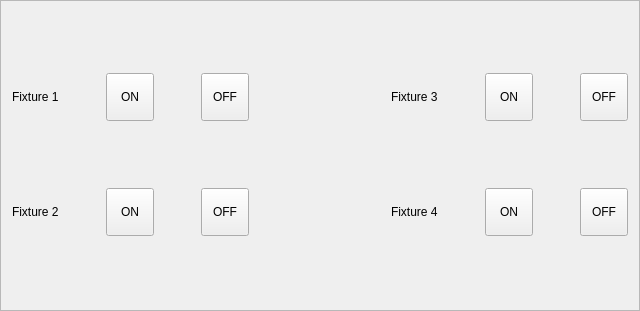
<?xml version="1.0" encoding="UTF-8"?>
<ui version="4.0">
 <class>HCManualFixtureFrame</class>
 <widget class="QFrame" name="HCManualFixtureFrame">
  <property name="geometry">
   <rect>
    <x>0</x>
    <y>0</y>
    <width>640</width>
    <height>311</height>
   </rect>
  </property>
  <property name="windowTitle">
   <string>Frame</string>
  </property>
  <property name="frameShape">
   <enum>QFrame::StyledPanel</enum>
  </property>
  <property name="frameShadow">
   <enum>QFrame::Raised</enum>
  </property>
  <layout class="QGridLayout" name="gridLayout">
   <property name="horizontalSpacing">
    <number>20</number>
   </property>
   <item row="0" column="0">
    <widget class="QLabel" name="label">
     <property name="text">
      <string>Fixture 1</string>
     </property>
    </widget>
   </item>
   <item row="0" column="1">
    <widget class="QLabel" name="fixture1InLabel">
     <property name="sizePolicy">
      <sizepolicy hsizetype="Fixed" vsizetype="Fixed">
       <horstretch>0</horstretch>
       <verstretch>0</verstretch>
      </sizepolicy>
     </property>
     <property name="text">
      <string/>
     </property>
     <property name="pixmap">
      <pixmap resource="../resource.qrc">:/resource/ledgray(16).png</pixmap>
     </property>
    </widget>
   </item>
   <item row="0" column="2">
    <widget class="QToolButton" name="connectFixture1ToolButton">
     <property name="sizePolicy">
      <sizepolicy hsizetype="Preferred" vsizetype="Preferred">
       <horstretch>0</horstretch>
       <verstretch>0</verstretch>
      </sizepolicy>
     </property>
     <property name="minimumSize">
      <size>
       <width>48</width>
       <height>48</height>
      </size>
     </property>
     <property name="maximumSize">
      <size>
       <width>48</width>
       <height>48</height>
      </size>
     </property>
     <property name="text">
      <string>ON</string>
     </property>
    </widget>
   </item>
   <item row="0" column="3">
    <widget class="QLabel" name="fixture1StatusLabel">
     <property name="sizePolicy">
      <sizepolicy hsizetype="Fixed" vsizetype="Fixed">
       <horstretch>0</horstretch>
       <verstretch>0</verstretch>
      </sizepolicy>
     </property>
     <property name="text">
      <string/>
     </property>
     <property name="pixmap">
      <pixmap resource="../resource.qrc">:/resource/ledgray(16).png</pixmap>
     </property>
    </widget>
   </item>
   <item row="0" column="4">
    <widget class="QToolButton" name="disconnectFixture1ToolButton">
     <property name="sizePolicy">
      <sizepolicy hsizetype="Preferred" vsizetype="Preferred">
       <horstretch>0</horstretch>
       <verstretch>0</verstretch>
      </sizepolicy>
     </property>
     <property name="minimumSize">
      <size>
       <width>48</width>
       <height>48</height>
      </size>
     </property>
     <property name="maximumSize">
      <size>
       <width>48</width>
       <height>48</height>
      </size>
     </property>
     <property name="text">
      <string>OFF</string>
     </property>
    </widget>
   </item>
   <item row="0" column="5">
    <spacer name="horizontalSpacer">
     <property name="orientation">
      <enum>Qt::Horizontal</enum>
     </property>
     <property name="sizeHint" stdset="0">
      <size>
       <width>64</width>
       <height>45</height>
      </size>
     </property>
    </spacer>
   </item>
   <item row="0" column="6">
    <widget class="QLabel" name="label_3">
     <property name="text">
      <string>Fixture 3</string>
     </property>
    </widget>
   </item>
   <item row="0" column="7">
    <widget class="QLabel" name="fixture3InLabel">
     <property name="sizePolicy">
      <sizepolicy hsizetype="Fixed" vsizetype="Fixed">
       <horstretch>0</horstretch>
       <verstretch>0</verstretch>
      </sizepolicy>
     </property>
     <property name="text">
      <string/>
     </property>
     <property name="pixmap">
      <pixmap resource="../resource.qrc">:/resource/ledgray(16).png</pixmap>
     </property>
    </widget>
   </item>
   <item row="0" column="8">
    <widget class="QToolButton" name="connectFixture3ToolButton">
     <property name="sizePolicy">
      <sizepolicy hsizetype="Preferred" vsizetype="Preferred">
       <horstretch>0</horstretch>
       <verstretch>0</verstretch>
      </sizepolicy>
     </property>
     <property name="minimumSize">
      <size>
       <width>48</width>
       <height>48</height>
      </size>
     </property>
     <property name="maximumSize">
      <size>
       <width>48</width>
       <height>48</height>
      </size>
     </property>
     <property name="text">
      <string>ON</string>
     </property>
    </widget>
   </item>
   <item row="0" column="12">
    <widget class="QToolButton" name="disconnectFixture3ToolButton">
     <property name="sizePolicy">
      <sizepolicy hsizetype="Preferred" vsizetype="Preferred">
       <horstretch>0</horstretch>
       <verstretch>0</verstretch>
      </sizepolicy>
     </property>
     <property name="minimumSize">
      <size>
       <width>48</width>
       <height>48</height>
      </size>
     </property>
     <property name="maximumSize">
      <size>
       <width>48</width>
       <height>48</height>
      </size>
     </property>
     <property name="text">
      <string>OFF</string>
     </property>
    </widget>
   </item>
   <item row="1" column="0">
    <widget class="QLabel" name="label_2">
     <property name="text">
      <string>Fixture 2</string>
     </property>
    </widget>
   </item>
   <item row="1" column="1">
    <widget class="QLabel" name="fixture2InLabel">
     <property name="sizePolicy">
      <sizepolicy hsizetype="Fixed" vsizetype="Fixed">
       <horstretch>0</horstretch>
       <verstretch>0</verstretch>
      </sizepolicy>
     </property>
     <property name="text">
      <string/>
     </property>
     <property name="pixmap">
      <pixmap resource="../resource.qrc">:/resource/ledgray(16).png</pixmap>
     </property>
    </widget>
   </item>
   <item row="1" column="2">
    <widget class="QToolButton" name="connectFixture2ToolButton">
     <property name="sizePolicy">
      <sizepolicy hsizetype="Preferred" vsizetype="Preferred">
       <horstretch>0</horstretch>
       <verstretch>0</verstretch>
      </sizepolicy>
     </property>
     <property name="minimumSize">
      <size>
       <width>48</width>
       <height>48</height>
      </size>
     </property>
     <property name="maximumSize">
      <size>
       <width>48</width>
       <height>48</height>
      </size>
     </property>
     <property name="text">
      <string>ON</string>
     </property>
    </widget>
   </item>
   <item row="1" column="3">
    <widget class="QLabel" name="fixture2StatusLabel">
     <property name="sizePolicy">
      <sizepolicy hsizetype="Fixed" vsizetype="Fixed">
       <horstretch>0</horstretch>
       <verstretch>0</verstretch>
      </sizepolicy>
     </property>
     <property name="text">
      <string/>
     </property>
     <property name="pixmap">
      <pixmap resource="../resource.qrc">:/resource/ledgray(16).png</pixmap>
     </property>
    </widget>
   </item>
   <item row="1" column="4">
    <widget class="QToolButton" name="disconnectFixture2ToolButton">
     <property name="sizePolicy">
      <sizepolicy hsizetype="Preferred" vsizetype="Preferred">
       <horstretch>0</horstretch>
       <verstretch>0</verstretch>
      </sizepolicy>
     </property>
     <property name="minimumSize">
      <size>
       <width>48</width>
       <height>48</height>
      </size>
     </property>
     <property name="maximumSize">
      <size>
       <width>48</width>
       <height>48</height>
      </size>
     </property>
     <property name="text">
      <string>OFF</string>
     </property>
    </widget>
   </item>
   <item row="1" column="6">
    <widget class="QLabel" name="label_4">
     <property name="text">
      <string>Fixture 4</string>
     </property>
    </widget>
   </item>
   <item row="1" column="7">
    <widget class="QLabel" name="fixture4InLabel">
     <property name="sizePolicy">
      <sizepolicy hsizetype="Fixed" vsizetype="Fixed">
       <horstretch>0</horstretch>
       <verstretch>0</verstretch>
      </sizepolicy>
     </property>
     <property name="text">
      <string/>
     </property>
     <property name="pixmap">
      <pixmap resource="../resource.qrc">:/resource/ledgray(16).png</pixmap>
     </property>
    </widget>
   </item>
   <item row="1" column="8">
    <widget class="QToolButton" name="connectFixture4ToolButton">
     <property name="sizePolicy">
      <sizepolicy hsizetype="Preferred" vsizetype="Preferred">
       <horstretch>0</horstretch>
       <verstretch>0</verstretch>
      </sizepolicy>
     </property>
     <property name="minimumSize">
      <size>
       <width>48</width>
       <height>48</height>
      </size>
     </property>
     <property name="maximumSize">
      <size>
       <width>48</width>
       <height>48</height>
      </size>
     </property>
     <property name="text">
      <string>ON</string>
     </property>
    </widget>
   </item>
   <item row="1" column="12">
    <widget class="QToolButton" name="disconnectFixture4ToolButton">
     <property name="sizePolicy">
      <sizepolicy hsizetype="Preferred" vsizetype="Preferred">
       <horstretch>0</horstretch>
       <verstretch>0</verstretch>
      </sizepolicy>
     </property>
     <property name="minimumSize">
      <size>
       <width>48</width>
       <height>48</height>
      </size>
     </property>
     <property name="maximumSize">
      <size>
       <width>48</width>
       <height>48</height>
      </size>
     </property>
     <property name="text">
      <string>OFF</string>
     </property>
    </widget>
   </item>
   <item row="1" column="10">
    <widget class="QLabel" name="fixture4StatusLabel">
     <property name="sizePolicy">
      <sizepolicy hsizetype="Fixed" vsizetype="Fixed">
       <horstretch>0</horstretch>
       <verstretch>0</verstretch>
      </sizepolicy>
     </property>
     <property name="text">
      <string/>
     </property>
     <property name="pixmap">
      <pixmap resource="../resource.qrc">:/resource/ledgray(16).png</pixmap>
     </property>
    </widget>
   </item>
   <item row="0" column="10">
    <widget class="QLabel" name="fixture3StatusLabel">
     <property name="sizePolicy">
      <sizepolicy hsizetype="Fixed" vsizetype="Fixed">
       <horstretch>0</horstretch>
       <verstretch>0</verstretch>
      </sizepolicy>
     </property>
     <property name="text">
      <string/>
     </property>
     <property name="pixmap">
      <pixmap resource="../resource.qrc">:/resource/ledgray(16).png</pixmap>
     </property>
    </widget>
   </item>
  </layout>
 </widget>
 <resources>
  <include location="../resource.qrc"/>
 </resources>
 <connections/>
</ui>
